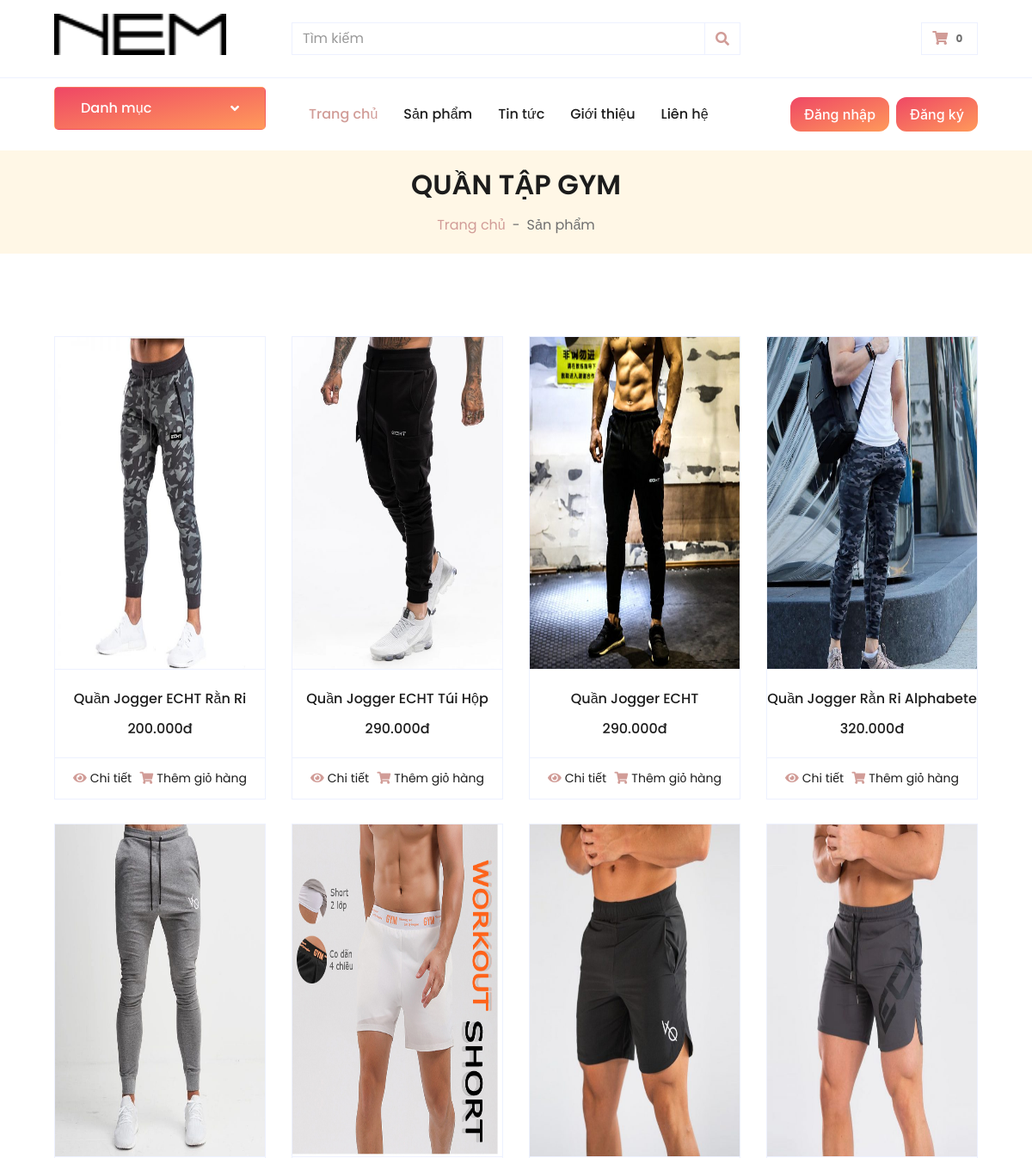
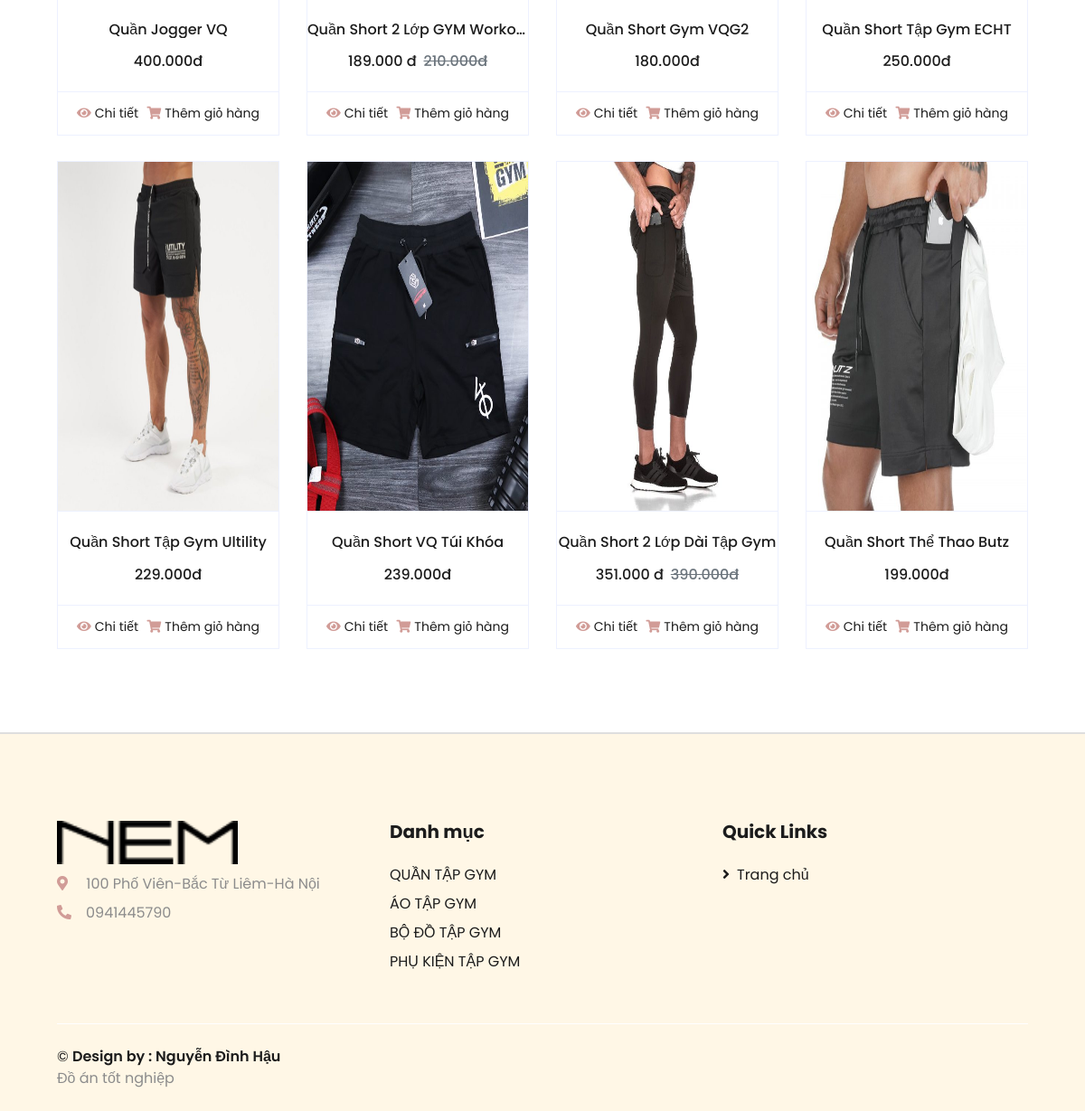
The app's page /danh-muc-san-pham.php?id=8&&slug=quan-tap-gym with its own data (2 pictures, top to bottom).
### tables this page shows
CREATE TABLE `danhmuc` (
  `tendanhmuc` varchar(255) DEFAULT NULL,
  `slug` varchar(255) DEFAULT NULL,
  `hinhanh` varchar(255) DEFAULT NULL,
  `danhmuccha_id` int(11) DEFAULT NULL,
  `created_at` timestamp NULL DEFAULT CURRENT_TIMESTAMP,
  `updated_at` timestamp NULL DEFAULT CURRENT_TIMESTAMP,
  `id` int(11) NOT NULL
);

CREATE TABLE `sanpham` (
  `tensanpham` varchar(255) NOT NULL,
  `slug` varchar(255) DEFAULT NULL,
  `danhmuc_id` int(11) DEFAULT NULL,
  `gia` int(11) DEFAULT '0',
  `soluong` int(11) DEFAULT '0',
  `giamgia` tinyint(4) DEFAULT '0',
  `hinhanh` varchar(255) DEFAULT NULL,
  `mota` text,
  `trangthai` varchar(255) DEFAULT NULL,
  `hot` tinyint(3) UNSIGNED DEFAULT '0',
  `yeuthich` int(11) DEFAULT '0',
  `nhacungcap_id` int(11) DEFAULT NULL,
  `gianhap` int(11) DEFAULT NULL,
  `pay` int(11) DEFAULT '0',
  `created_at` timestamp NULL DEFAULT CURRENT_TIMESTAMP,
  `updated_at` timestamp NULL DEFAULT CURRENT_TIMESTAMP,
  `id` int(11) NOT NULL,
  `size` varchar(100) DEFAULT NULL
);

### libraries/Database.php (called while the page is built, shortened)
<?php
    class Database
    {
        public $link;
        public function __construct()
        {
            $this->link = mysqli_connect("127.0.0.1","root","","doantotnghiep","3306") or die ("Errors Connect DB");
            mysqli_set_charset($this->link,"utf8");
        }
        public function fetchID($table , $id )
        {
            $sql = "SELECT * FROM {$table} WHERE id = $id ";
            $result = mysqli_query($this->link,$sql) or die("Lỗi  truy vấn fetchID " .mysqli_error($this->link));
            return mysqli_fetch_assoc($result);
        }
         public function fetchAll($table)
        {
            $sql = "SELECT * FROM {$table} WHERE 1" ;
            $result = mysqli_query($this->link,$sql) or die("Lỗi Truy Vấn fetchAll " .mysqli_error($this->link));
            $data = [];
            if( $result)
            {
                while ($num = mysqli_fetch_assoc($result))
                {
                    $data[] = $num;
                }
            }
            return $data;
        }
        public  function fetchJone($table,$sql ,$page = 0,$row ,$pagi = false )
        {
            $data = [];
            if ($pagi == true )
            {
                $total = $this->totalSql($sql);
                $sotrang = ceil($total / $row);
                $start = ($page - 1 ) * $row ;
                $sql .= " LIMIT $start,$row";
                $data = [ "page" => $sotrang];
                $result = mysqli_query($this->link,$sql) or die("Lỗi truy vấn fetchJone ---- " .mysqli_error($this->link));
            }
            else
            {
                $result = mysqli_query($this->link,$sql) or die("Lỗi truy vấn fetchJone ---- " .mysqli_error($this->link));
            }
            if( $result)
            {
                while ($num = mysqli_fetch_assoc($result))
                {
                    $data[] = $num;
                }
            }
            return $data;
        }
        public function totalSql($sql)
        {
            $result = mysqli_query($this->link  , $sql);
            $count  = mysqli_num_rows($result);
            return $count;
        }
    }
?>

### autoload/autoload.php (called while the page is built, shortened)
<?php
    require_once __DIR__ . "/../libraries/Database.php";
    require_once __DIR__ . "/../libraries/Function.php";
    $db = new Database();
    $danhmuc = $db->fetchAll('danhmuc');
?>

### libraries/Function.php (called while the page is built, shortened)
                   <?php
   function base_url()
   {
      return $url  = "http://localhost:8000/";
        return 'http://'.$_SERVER["SERVER_NAME"].'/';
   }
   function formatprice($number)
   {
       $number = intval($number);
       return number_format($number, 0,',','.') ;
   }
?>

### danh-muc-san-pham.php (the view, shortened to what this page needs)
<?php
require_once __DIR__ . "/autoload/autoload.php";
    if (isset($_GET['id']) && $_GET['id']  != '')
    {
        $id = intval($_GET['id']);
    }
    if(isset($_GET['page']))
    {
        $p = $_GET['page'];
    }
    else
    {
        $p = 1;
    }
    $danhmucActive = $db->fetchID('danhmuc',$id);
    $sqldanhmuc = " SELECT sanpham.*, danhmuc.tendanhmuc as danhmuc FROM sanpham
        LEFT JOIN danhmuc ON danhmuc.id = sanpham.danhmuc_id
        WHERE 1 AND danhmuc_id = $id";
    $sanpham = $db->fetchJone('sanpham',$sqldanhmuc,$page = $p,12,true);
    if(isset($sanpham['page']))
    {
        unset($sanpham['page']);
    }
?>
<!DOCTYPE html>
<html lang="en">
<?php require_once __DIR__ . "/include/head.php";  ?>
<body>
    <?php require_once __DIR__ . "/include/top.php";  ?>
    <div class="container-fluid">
        <div class="row border-top px-xl-5">
            <div class="col-lg-3 d-none d-lg-block">
                <a class="btn shadow-none d-flex align-items-center justify-content-between bg-primary text-white w-100 danh-muc" data-toggle="collapse" href="#navbar-vertical" style="height: 65px; margin-top: -1px; padding: 0 30px;">
                    <h6 class="m-0">Danh mục</h6>
                    <i class="fa fa-angle-down text-dark"></i>
                </a>
            </div>
            <div class="col-lg-9">
                <?php require_once __DIR__ . "/include/nav.php";  ?>
            </div>
        </div>
    </div>
    <div class="container-fluid bg-secondary mb-5">
        <div class="d-flex flex-column align-items-center justify-content-center" style="min-height: 120px">
            <h2 class="font-weight-semi-bold text-uppercase mb-3"><?= $danhmucActive['tendanhmuc'] ?></h1>
            <div class="d-inline-flex">
                <p class="m-0"><a href="<?php echo base_url() ?>">Trang chủ</a></p>
                <p class="m-0 px-2">-</p>
                <p class="m-0">Sản phẩm</p>
            </div>
        </div>
    </div>
    <div class="container-fluid pt-5">
        <div class="row px-xl-5">
            <div class="col-lg-12 col-md-12">
                <div class="row pb-3">
                    <?php foreach($sanpham as $item) :?>
                        <div class="col-lg-3 col-md-6 col-sm-12 pb-1">
                        <div class="card product-item border-0 mb-4">
                            <div class="card-header product-img position-relative overflow-hidden bg-transparent border p-0">
                                <img class="img-fluid w-100" style="height: 386px;" src="<?php echo base_url() ?>/public/uploads/product/<?php echo $item['hinhanh'] ?>" alt="">
                            </div>
                            <div class="card-body border-left border-right text-center p-0 pt-4 pb-3">
                                <h6 class="text-truncate mb-3"><?php echo $item['tensanpham'] ?></h6>
                                <div class="d-flex justify-content-center">
                                    <?php if ($item['giamgia']) :?>
                                        <h6><?php echo formatprice($item['gia'] * (100 - $item['giamgia'])/100) ?> đ</h6>
                                        <h6 class="text-muted ml-2"><del><?php echo formatprice($item['gia']) ?>đ</del></h6>
                                    <?php else:?>
                                        <h6><?php echo formatprice($item['gia']) ?>đ</h6>
                                    <?php endif ;?>
                                </div>
                            </div>
                            <div class="card-footer d-flex justify-content-between bg-light border">
                                <a href="/chi-tiet-san-pham.php?id=<?php echo $item['id'] ?>--<?php echo $item['slug'] ?>" class="btn btn-sm text-dark p-0"><i class="fas fa-eye text-primary mr-1"></i>Chi tiết</a>
                                <a href="/them-gio-hang.php?id=<?php echo $item['id'] ?>" class="btn btn-sm text-dark p-0"><i class="fas fa-shopping-cart text-primary mr-1"></i>Thêm giỏ hàng</a>
                            </div>
                        </div>
                    </div>
                    <?php endforeach; ?>
                </div>
            </div>
        </div>
    </div>
    <?php  require_once __DIR__ . "/include/footer.php"; ?>
</body>
</html>

### include/footer.php (shortened to what this page needs)
<div class="container-fluid bg-secondary text-dark mt-5 pt-5 footer-master" >
        <div class="row px-xl-5 pt-5">
            <div class="col-lg-4 col-md-12 mb-5 pr-3 pr-xl-5">
                <a href="" class="text-decoration-none">
                    <img src="<?= base_url() ?>/public/logo.png" alt="" style="width: 200px;margin-bottom: 10px;">
                </a>
                <p class="mb-2"><i class="fa fa-map-marker-alt text-primary mr-3"></i> 100 Phố Viên-Bắc Từ Liêm-Hà Nội</p>
                <p class="mb-0"><i class="fa fa-phone-alt text-primary mr-3"></i>0941445790</p>
            </div>
            <div class="col-lg-8 col-md-12">
                <div class="row">
                    <div class="col-md-6 mb-5">
                        <h5 class="font-weight-bold text-dark mb-4">Danh mục</h5>
                        <div class="d-flex flex-column justify-content-start">
                        <?php foreach($danhmuc ?? [] as $item) :?>
                            <a href="/danh-muc-san-pham.php?id=<?php echo $item['id'];?>&&slug=<?php echo $item['slug'] ?>" class="text-dark mb-2"><?= $item['tendanhmuc'] ?></a>
                        <?php endforeach ; ?>
                        </div>
                    </div>
                    <div class="col-md-6 mb-5">
                        <h5 class="font-weight-bold text-dark mb-4">Quick Links</h5>
                        <div class="d-flex flex-column justify-content-start">
                            <a class="text-dark mb-2" href="<?= base_url() ?>"><i class="fa fa-angle-right mr-2"></i>Trang chủ</a>
                        </div>
                    </div>
                </div>
            </div>
        </div>
        <div class="row border-top border-light mx-xl-5 py-4">
            <div class="col-md-6 px-xl-0">
                <p class="mb-md-0 text-center text-md-left text-dark">
                    &copy; <a class="text-dark font-weight-semi-bold" href="https://www.facebook.com/nguyenhau230699/">Design by :  Nguyễn Đình Hậu </a><br>
                     <a href="#" target="_blank">Đồ án tốt nghiệp</a>
                </p>
            </div>
            <div class="col-md-6 px-xl-0 text-center text-md-right">
            </div>
        </div>
    </div>

### include/head.php (style rules this page uses)
h6.m-0, .fa.fa-angle-down.text-dark { color: white !important; }

### include/footer.php (style rules this page uses)
.footer-master { border-top: 2px solid #dedede; background: #f0f; padding-top :1px; }
.footer-master p, .footer-master a { color: #8c8c8c; }

### records on screen
danhmuc: tendanhmuc "QUẦN TẬP GYM"
sanpham: hinhanh (picture), tensanpham "Quần Jogger ECHT Rằn Ri", gia "200.000"
sanpham: hinhanh (picture), tensanpham "Quần Jogger ECHT Túi Hộp", gia "290.000"
sanpham: hinhanh (picture), tensanpham "Quần Jogger ECHT", gia "290.000"
sanpham: hinhanh (picture), tensanpham "Quần Jogger Rằn Ri Alphabete", gia "320.000"
sanpham: hinhanh (picture), tensanpham "Quần Jogger VQ", gia "400.000"
sanpham: hinhanh (picture), tensanpham "Quần Short 2 Lớp GYM Worko…", formatprice($item['gia'] * (100 - $item['giamgia'])/100) "189.000", gia "210.000"
sanpham: hinhanh (picture), tensanpham "Quần Short Gym VQG2", gia "180.000"
sanpham: hinhanh (picture), tensanpham "Quần Short Tập Gym ECHT", gia "250.000"
sanpham: hinhanh (picture), tensanpham "Quần Short Tập Gym Ultility", gia "229.000"
sanpham: hinhanh (picture), tensanpham "Quần Short VQ Túi Khóa", gia "239.000"
sanpham: hinhanh (picture), tensanpham "Quần Short 2 Lớp Dài Tập Gym", formatprice($item['gia'] * (100 - $item['giamgia'])/100) "351.000", gia "390.000"
sanpham: hinhanh (picture), tensanpham "Quần Short Thể Thao Butz", gia "199.000"
danhmuc: tendanhmuc "ÁO TẬP GYM"
danhmuc: tendanhmuc "BỘ ĐỒ TẬP GYM"
danhmuc: tendanhmuc "PHỤ KIỆN TẬP GYM"

### other values on screen
$tongsanphamgiohang "0"
